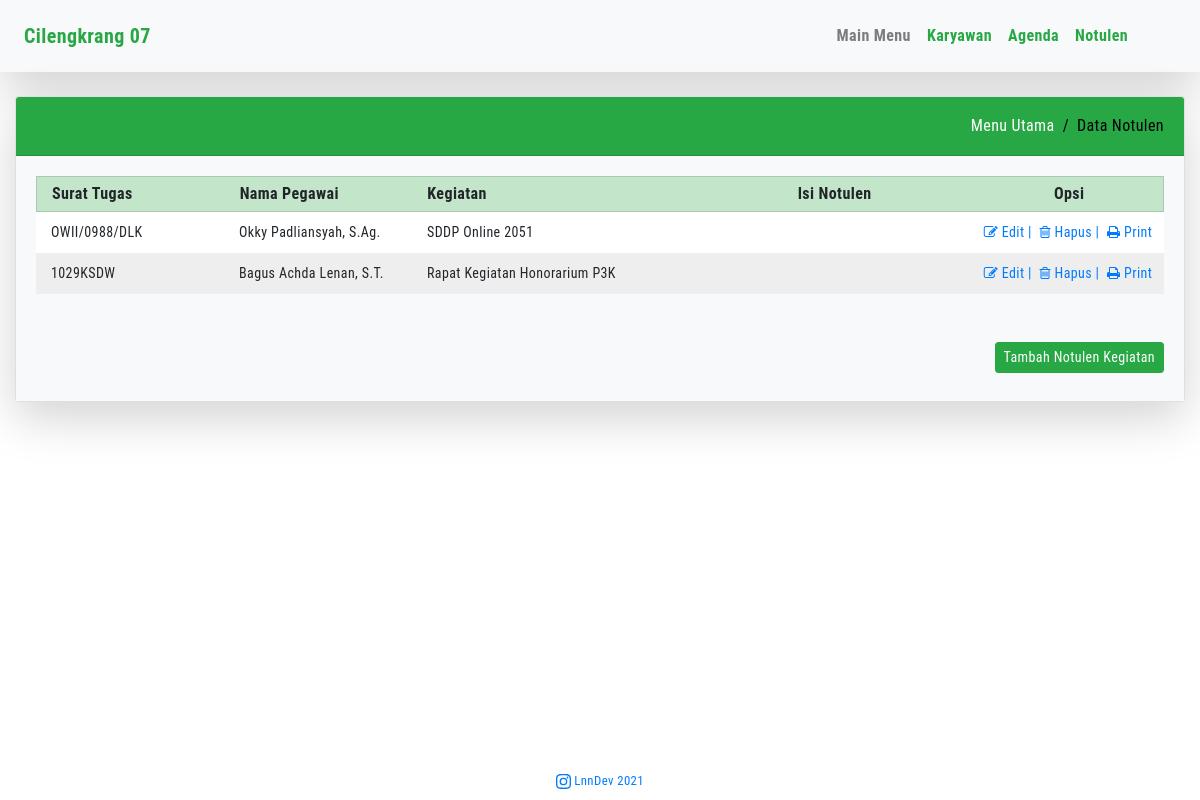
Page /show_notulen.php on the committed database.
### tables this page shows
CREATE TABLE `data_notulen` (
  `id` int(11) NOT NULL,
  `isi_notulen` varchar(1000) NOT NULL,
  `id_agenda` int(11) NOT NULL,
  `created_at` timestamp NOT NULL DEFAULT current_timestamp(),
  `updated_at` datetime DEFAULT current_timestamp() ON UPDATE current_timestamp()
);

CREATE TABLE `data_agenda` (
  `id` int(11) NOT NULL,
  `dasar_surat` varchar(30) NOT NULL,
  `lokasi` varchar(30) NOT NULL,
  `kegiatan` varchar(100) NOT NULL,
  `tgl_mulai` date NOT NULL,
  `tgl_selesai` date NOT NULL,
  `jam_mulai` time NOT NULL,
  `jam_selesai` time NOT NULL,
  `pengikut_a` varchar(30) NOT NULL,
  `pengikut_b` varchar(30) NOT NULL,
  `pengikut_c` varchar(30) NOT NULL,
  `nip_a` bigint(18) NOT NULL,
  `nip_b` bigint(18) NOT NULL,
  `nip_c` bigint(18) NOT NULL,
  `id_asn` int(11) NOT NULL,
  `created_at` timestamp NOT NULL DEFAULT current_timestamp(),
  `updated_at` datetime DEFAULT current_timestamp() ON UPDATE current_timestamp()
);

CREATE TABLE `data_asn` (
  `id` int(3) NOT NULL,
  `name` varchar(50) NOT NULL,
  `nip` decimal(18,0) NOT NULL,
  `tempatlahir` varchar(30) NOT NULL,
  `tanggallahir` date NOT NULL,
  `golongan` varchar(30) NOT NULL,
  `jabatan` varchar(50) NOT NULL
);

### show_notulen.php (the view, shortened to what this page needs)
<!DOCTYPE html>
<html lang="id">
<head>
    <?php
    include 'head.php';
    ?>
</head>
<body>
    <?php
    require_once 'process_asn.php';
    include 'menu.php';
    ?>
    <?php
		$result = $mysqli->query("SELECT data_notulen.id, data_notulen.isi_notulen, data_notulen.id_agenda, data_agenda.dasar_surat, data_agenda.lokasi, data_agenda.kegiatan, data_agenda.id_asn, data_asn.name FROM data_notulen JOIN data_agenda ON data_notulen.id_agenda = data_agenda.id JOIN data_asn ON data_agenda.id_asn = data_asn.id ORDER BY data_notulen.created_at DESC") or die($mysqli->error);
    ?>
    <div class="container-fluid">
        <br>
        <div class="card shadow-lg">
            <div class="card-header bg-success text-white">
                <div class="d-flex top-breadcrumb">
                    <div>
                        <ol class="breadcrumb">
                            <li class="breadcrumb-item"><a href="index.php">Menu Utama</a></li>
                            <li class="breadcrumb-item active" aria-current="page">Data Notulen</li>
                        </ol>
                    </div>
                </div>
            </div>
            <div class="card-body bg-light">
                <div class="row grid-head d-flex align-items-center">
                    <div class="col-12 col-lg-2">
                        <strong>Surat Tugas</strong>
                    </div>
                    <div class="col-12 col-lg-2">
                        <strong>Nama Pegawai</strong>
                    </div>
                    <div class="col-12 col-lg-3">
                        <strong>Kegiatan</strong>
                    </div>
                    <div class="col-12 col-lg-3 text-center">
                        <strong>Isi Notulen</strong>
                    </div>
                    <div class="col-12 col-lg-2 text-center">
                        <strong>Opsi</strong>
                    </div>
                </div>
                <?php while ($row = $result->fetch_assoc()) : ?>
                    <div class="row grid-body">
                        <div class="col-12 col-lg-2">
                            <?php echo $row['dasar_surat']; ?>
                        </div>
                        <div class="col-12 col-lg-2">
                            <?php echo $row['name']; ?>
                        </div>
                        <div class="col-12 col-lg-3">
                            <?php echo $row['kegiatan']; ?>
                        </div>
                        <div class="col-12 col-lg-3">
                        </div>
                        <div class="col-12 col-lg-2 text-center px-0">
                            <a href="data_notulen.php?edit3=<?php echo $row['id']; ?>" class="mr-1">
                                <i class="fa fa-pencil-square-o" aria-hidden="true" data-toggle="tooltip" data-placement="bottom" title="Edit"></i> Edit |
                            </a>
                            <a href="" data-toggle="modal" data-target="#hapusNotulen-<?php echo $row['id']; ?>" class="mr-1">
                                <i class="fa fa-trash-o" aria-hidden="true" data-toggle="tooltip" data-placement="bottom" title="Hapus"></i> Hapus |
                            </a>
                            <a href="" data-toggle="modal" data-target="#cetakSspd<?php echo $row['id']; ?>" class="mr-1">
                                <i class="fa fa-print" aria-hidden="true" data-toggle="tooltip" data-placement="bottom" title="Cetak"></i> Print
                            </a>
                        </div>
                    </div>
                <?php endwhile; ?>
                <div class="row justify-content-end">
                    <div class="mt-5 mb-2">
                        <a href="data_notulen.php" class="btn btn-success btn-sm">Tambah Notulen Kegiatan</a>
                    </div>
                </div>
            </div>
        </div>
    </div>
    <?php
    include 'footer.php';
    ?>
</body>
</html>

### assets/stylesheets/custom.css (style rules this page uses)
body { font-family: 'Roboto Condensed', sans-serif; letter-spacing: .4px; }
.top-breadcrumb { padding: 5px 0; }
.breadcrumb { padding: 0; margin-bottom: 0; background-color: transparent; }
.breadcrumb-item a { color: #fff; }
.breadcrumb-item.active { color: #000; }
.breadcrumb-item+.breadcrumb-item::before { color: #000; }
.row { margin-right: 0; margin-left: 0; }
.grid-head { background-color: #c3e6cb; padding: 5px 0; border-width: 1px; border-style: solid; border-color: rgba(0,0,0,.125); }
.grid-body { padding: 10px 0; font-size: 14px; }
.grid-body:nth-child(even) { background-color: #FFF; }
.grid-body:nth-child(odd) { background-color: #EEE; }

### rows in the picture
data_notulen: id_agenda.dasar_surat "OWII/0988/DLK", data_asn.name "Okky Padliansyah, S.Ag.", id_agenda.kegiatan "SDDP Online 2051"
data_notulen: id_agenda.dasar_surat "1029KSDW", data_asn.name "Bagus Achda Lenan, S.T.", id_agenda.kegiatan "Rapat Kegiatan Honorarium P3K"
